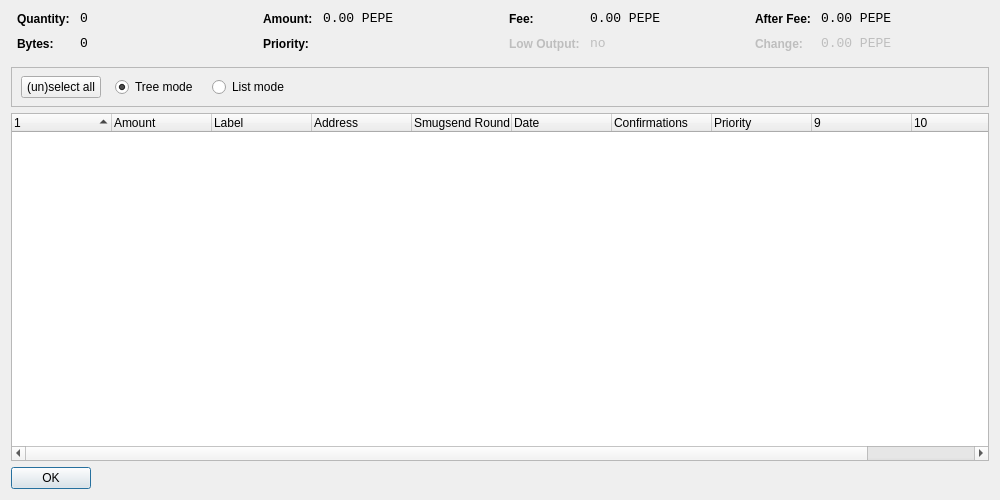
<?xml version="1.0" encoding="UTF-8"?>
<ui version="4.0">
 <class>CoinControlDialog</class>
 <widget class="QDialog" name="CoinControlDialog">
  <property name="geometry">
   <rect>
    <x>0</x>
    <y>0</y>
    <width>1000</width>
    <height>500</height>
   </rect>
  </property>
  <property name="windowTitle">
   <string>Coin Control</string>
  </property>
  <layout class="QVBoxLayout" name="verticalLayout">
   <item>
    <layout class="QHBoxLayout" name="horizontalLayoutTop" stretch="0,0,0,0">
     <property name="topMargin">
      <number>0</number>
     </property>
     <property name="bottomMargin">
      <number>10</number>
     </property>
     <item>
      <layout class="QFormLayout" name="formLayoutCoinControl1">
       <property name="horizontalSpacing">
        <number>10</number>
       </property>
       <property name="verticalSpacing">
        <number>10</number>
       </property>
       <property name="leftMargin">
        <number>6</number>
       </property>
       <property name="rightMargin">
        <number>6</number>
       </property>
       <item row="0" column="0">
        <widget class="QLabel" name="labelCoinControlQuantityText">
         <property name="styleSheet">
          <string notr="true">font-weight:bold;</string>
         </property>
         <property name="text">
          <string>Quantity:</string>
         </property>
        </widget>
       </item>
       <item row="0" column="1">
        <widget class="QLabel" name="labelCoinControlQuantity">
         <property name="font">
          <font>
           <family>Monospace</family>
           <pointsize>10</pointsize>
          </font>
         </property>
         <property name="cursor">
          <cursorShape>IBeamCursor</cursorShape>
         </property>
         <property name="contextMenuPolicy">
          <enum>Qt::ActionsContextMenu</enum>
         </property>
         <property name="text">
          <string notr="true">0</string>
         </property>
         <property name="textInteractionFlags">
          <set>Qt::LinksAccessibleByMouse|Qt::TextSelectableByKeyboard|Qt::TextSelectableByMouse</set>
         </property>
        </widget>
       </item>
       <item row="1" column="0">
        <widget class="QLabel" name="labelCoinControlBytesText">
         <property name="styleSheet">
          <string notr="true">font-weight:bold;</string>
         </property>
         <property name="text">
          <string>Bytes:</string>
         </property>
        </widget>
       </item>
       <item row="1" column="1">
        <widget class="QLabel" name="labelCoinControlBytes">
         <property name="font">
          <font>
           <family>Monospace</family>
           <pointsize>10</pointsize>
          </font>
         </property>
         <property name="cursor">
          <cursorShape>IBeamCursor</cursorShape>
         </property>
         <property name="contextMenuPolicy">
          <enum>Qt::ActionsContextMenu</enum>
         </property>
         <property name="text">
          <string notr="true">0</string>
         </property>
         <property name="textInteractionFlags">
          <set>Qt::LinksAccessibleByMouse|Qt::TextSelectableByKeyboard|Qt::TextSelectableByMouse</set>
         </property>
        </widget>
       </item>
      </layout>
     </item>
     <item>
      <layout class="QFormLayout" name="formLayoutCoinControl2">
       <property name="horizontalSpacing">
        <number>10</number>
       </property>
       <property name="verticalSpacing">
        <number>10</number>
       </property>
       <property name="leftMargin">
        <number>6</number>
       </property>
       <property name="rightMargin">
        <number>6</number>
       </property>
       <item row="0" column="0">
        <widget class="QLabel" name="labelCoinControlAmountText">
         <property name="styleSheet">
          <string notr="true">font-weight:bold;</string>
         </property>
         <property name="text">
          <string>Amount:</string>
         </property>
        </widget>
       </item>
       <item row="0" column="1">
        <widget class="QLabel" name="labelCoinControlAmount">
         <property name="font">
          <font>
           <family>Monospace</family>
           <pointsize>10</pointsize>
          </font>
         </property>
         <property name="cursor">
          <cursorShape>IBeamCursor</cursorShape>
         </property>
         <property name="contextMenuPolicy">
          <enum>Qt::ActionsContextMenu</enum>
         </property>
         <property name="text">
          <string notr="true">0.00 PEPE</string>
         </property>
         <property name="textInteractionFlags">
          <set>Qt::LinksAccessibleByMouse|Qt::TextSelectableByKeyboard|Qt::TextSelectableByMouse</set>
         </property>
        </widget>
       </item>
       <item row="1" column="0">
        <widget class="QLabel" name="labelCoinControlPriorityText">
         <property name="styleSheet">
          <string notr="true">font-weight:bold;</string>
         </property>
         <property name="text">
          <string>Priority:</string>
         </property>
        </widget>
       </item>
       <item row="1" column="1">
        <widget class="QLabel" name="labelCoinControlPriority">
         <property name="font">
          <font>
           <family>Monospace</family>
           <pointsize>10</pointsize>
          </font>
         </property>
         <property name="cursor">
          <cursorShape>IBeamCursor</cursorShape>
         </property>
         <property name="contextMenuPolicy">
          <enum>Qt::ActionsContextMenu</enum>
         </property>
         <property name="text">
          <string/>
         </property>
         <property name="textInteractionFlags">
          <set>Qt::LinksAccessibleByMouse|Qt::TextSelectableByKeyboard|Qt::TextSelectableByMouse</set>
         </property>
        </widget>
       </item>
      </layout>
     </item>
     <item>
      <layout class="QFormLayout" name="formLayoutCoinControl3">
       <property name="horizontalSpacing">
        <number>10</number>
       </property>
       <property name="verticalSpacing">
        <number>10</number>
       </property>
       <property name="leftMargin">
        <number>6</number>
       </property>
       <property name="rightMargin">
        <number>6</number>
       </property>
       <item row="0" column="0">
        <widget class="QLabel" name="labelCoinControlFeeText">
         <property name="styleSheet">
          <string notr="true">font-weight:bold;</string>
         </property>
         <property name="text">
          <string>Fee:</string>
         </property>
        </widget>
       </item>
       <item row="0" column="1">
        <widget class="QLabel" name="labelCoinControlFee">
         <property name="font">
          <font>
           <family>Monospace</family>
           <pointsize>10</pointsize>
          </font>
         </property>
         <property name="cursor">
          <cursorShape>IBeamCursor</cursorShape>
         </property>
         <property name="contextMenuPolicy">
          <enum>Qt::ActionsContextMenu</enum>
         </property>
         <property name="text">
          <string notr="true">0.00 PEPE</string>
         </property>
         <property name="textInteractionFlags">
          <set>Qt::LinksAccessibleByMouse|Qt::TextSelectableByKeyboard|Qt::TextSelectableByMouse</set>
         </property>
        </widget>
       </item>
       <item row="1" column="0">
        <widget class="QLabel" name="labelCoinControlLowOutputText">
         <property name="enabled">
          <bool>false</bool>
         </property>
         <property name="styleSheet">
          <string notr="true">font-weight:bold;</string>
         </property>
         <property name="text">
          <string>Low Output:</string>
         </property>
        </widget>
       </item>
       <item row="1" column="1">
        <widget class="QLabel" name="labelCoinControlLowOutput">
         <property name="enabled">
          <bool>false</bool>
         </property>
         <property name="font">
          <font>
           <family>Monospace</family>
           <pointsize>10</pointsize>
          </font>
         </property>
         <property name="cursor">
          <cursorShape>IBeamCursor</cursorShape>
         </property>
         <property name="contextMenuPolicy">
          <enum>Qt::ActionsContextMenu</enum>
         </property>
         <property name="text">
          <string notr="true">no</string>
         </property>
         <property name="textInteractionFlags">
          <set>Qt::LinksAccessibleByMouse|Qt::TextSelectableByKeyboard|Qt::TextSelectableByMouse</set>
         </property>
        </widget>
       </item>
      </layout>
     </item>
     <item>
      <layout class="QFormLayout" name="formLayoutCoinControl4">
       <property name="horizontalSpacing">
        <number>10</number>
       </property>
       <property name="verticalSpacing">
        <number>10</number>
       </property>
       <property name="leftMargin">
        <number>6</number>
       </property>
       <property name="rightMargin">
        <number>6</number>
       </property>
       <item row="0" column="0">
        <widget class="QLabel" name="labelCoinControlAfterFeeText">
         <property name="styleSheet">
          <string notr="true">font-weight:bold;</string>
         </property>
         <property name="text">
          <string>After Fee:</string>
         </property>
        </widget>
       </item>
       <item row="0" column="1">
        <widget class="QLabel" name="labelCoinControlAfterFee">
         <property name="font">
          <font>
           <family>Monospace</family>
           <pointsize>10</pointsize>
          </font>
         </property>
         <property name="cursor">
          <cursorShape>IBeamCursor</cursorShape>
         </property>
         <property name="contextMenuPolicy">
          <enum>Qt::ActionsContextMenu</enum>
         </property>
         <property name="text">
          <string notr="true">0.00 PEPE</string>
         </property>
         <property name="textInteractionFlags">
          <set>Qt::LinksAccessibleByMouse|Qt::TextSelectableByKeyboard|Qt::TextSelectableByMouse</set>
         </property>
        </widget>
       </item>
       <item row="1" column="0">
        <widget class="QLabel" name="labelCoinControlChangeText">
         <property name="enabled">
          <bool>false</bool>
         </property>
         <property name="styleSheet">
          <string notr="true">font-weight:bold;</string>
         </property>
         <property name="text">
          <string>Change:</string>
         </property>
        </widget>
       </item>
       <item row="1" column="1">
        <widget class="QLabel" name="labelCoinControlChange">
         <property name="enabled">
          <bool>false</bool>
         </property>
         <property name="font">
          <font>
           <family>Monospace</family>
           <pointsize>10</pointsize>
          </font>
         </property>
         <property name="cursor">
          <cursorShape>IBeamCursor</cursorShape>
         </property>
         <property name="contextMenuPolicy">
          <enum>Qt::ActionsContextMenu</enum>
         </property>
         <property name="text">
          <string notr="true">0.00 PEPE</string>
         </property>
         <property name="textInteractionFlags">
          <set>Qt::LinksAccessibleByMouse|Qt::TextSelectableByKeyboard|Qt::TextSelectableByMouse</set>
         </property>
        </widget>
       </item>
      </layout>
     </item>
    </layout>
   </item>
   <item>
    <widget class="QFrame" name="frame">
     <property name="minimumSize">
      <size>
       <width>0</width>
       <height>40</height>
      </size>
     </property>
     <property name="frameShape">
      <enum>QFrame::StyledPanel</enum>
     </property>
     <property name="frameShadow">
      <enum>QFrame::Sunken</enum>
     </property>
     <widget class="QWidget" name="horizontalLayoutWidget">
      <property name="geometry">
       <rect>
        <x>10</x>
        <y>0</y>
        <width>781</width>
        <height>41</height>
       </rect>
      </property>
      <layout class="QHBoxLayout" name="horizontalLayoutPanel" stretch="0,0,0,0,0">
       <property name="spacing">
        <number>14</number>
       </property>
       <item>
        <widget class="QPushButton" name="pushButtonSelectAll">
         <property name="sizePolicy">
          <sizepolicy hsizetype="Maximum" vsizetype="Fixed">
           <horstretch>0</horstretch>
           <verstretch>0</verstretch>
          </sizepolicy>
         </property>
         <property name="text">
          <string>(un)select all</string>
         </property>
        </widget>
       </item>
       <item>
        <widget class="QRadioButton" name="radioTreeMode">
         <property name="sizePolicy">
          <sizepolicy hsizetype="Maximum" vsizetype="Fixed">
           <horstretch>0</horstretch>
           <verstretch>0</verstretch>
          </sizepolicy>
         </property>
         <property name="text">
          <string>Tree mode</string>
         </property>
         <property name="checked">
          <bool>true</bool>
         </property>
        </widget>
       </item>
       <item>
        <widget class="QRadioButton" name="radioListMode">
         <property name="sizePolicy">
          <sizepolicy hsizetype="Maximum" vsizetype="Fixed">
           <horstretch>0</horstretch>
           <verstretch>0</verstretch>
          </sizepolicy>
         </property>
         <property name="text">
          <string>List mode</string>
         </property>
        </widget>
       </item>
       <item>
        <spacer name="horizontalSpacer">
         <property name="orientation">
          <enum>Qt::Horizontal</enum>
         </property>
         <property name="sizeHint" stdset="0">
          <size>
           <width>40</width>
           <height>20</height>
          </size>
         </property>
        </spacer>
       </item>
      </layout>
     </widget>
    </widget>
   </item>
   <item>
    <widget class="CoinControlTreeWidget" name="treeWidget">
     <property name="contextMenuPolicy">
      <enum>Qt::CustomContextMenu</enum>
     </property>
     <property name="sortingEnabled">
      <bool>false</bool>
     </property>
     <property name="columnCount">
      <number>11</number>
     </property>
     <attribute name="headerShowSortIndicator" stdset="0">
      <bool>true</bool>
     </attribute>
     <attribute name="headerStretchLastSection">
      <bool>false</bool>
     </attribute>
     <column>
      <property name="text">
       <string/>
      </property>
     </column>
     <column>
      <property name="text">
       <string>Amount</string>
      </property>
     </column>
     <column>
      <property name="text">
       <string>Label</string>
      </property>
     </column>
     <column>
      <property name="text">
       <string>Address</string>
      </property>
     </column>
     <column>
      <property name="text">
       <string>Smugsend Rounds</string>
      </property>
    </column>
     <column>
      <property name="text">
       <string>Date</string>
      </property>
     </column>
     <column>
      <property name="text">
       <string>Confirmations</string>
      </property>
      <property name="toolTip">
       <string>Confirmed</string>
      </property>
     </column>
     <column>
      <property name="text">
       <string>Priority</string>
      </property>
     </column>
     <column>
      <property name="text">
       <string/>
      </property>
     </column>
     <column>
      <property name="text">
       <string/>
      </property>
     </column>
     <column>
      <property name="text">
       <string/>
      </property>
     </column>
     <column>
      <property name="text">
       <string/>
      </property>
     </column>
    </widget>
   </item>
   <item>
    <widget class="QDialogButtonBox" name="buttonBox">
     <property name="sizePolicy">
      <sizepolicy hsizetype="Maximum" vsizetype="Fixed">
       <horstretch>0</horstretch>
       <verstretch>0</verstretch>
      </sizepolicy>
     </property>
     <property name="orientation">
      <enum>Qt::Horizontal</enum>
     </property>
     <property name="standardButtons">
      <set>QDialogButtonBox::Ok</set>
     </property>
    </widget>
   </item>
  </layout>
 </widget>
 <customwidgets>
  <customwidget>
   <class>CoinControlTreeWidget</class>
   <extends>QTreeWidget</extends>
   <header>coincontroltreewidget.h</header>
  </customwidget>
 </customwidgets>
 <resources/>
 <connections/>
</ui>
